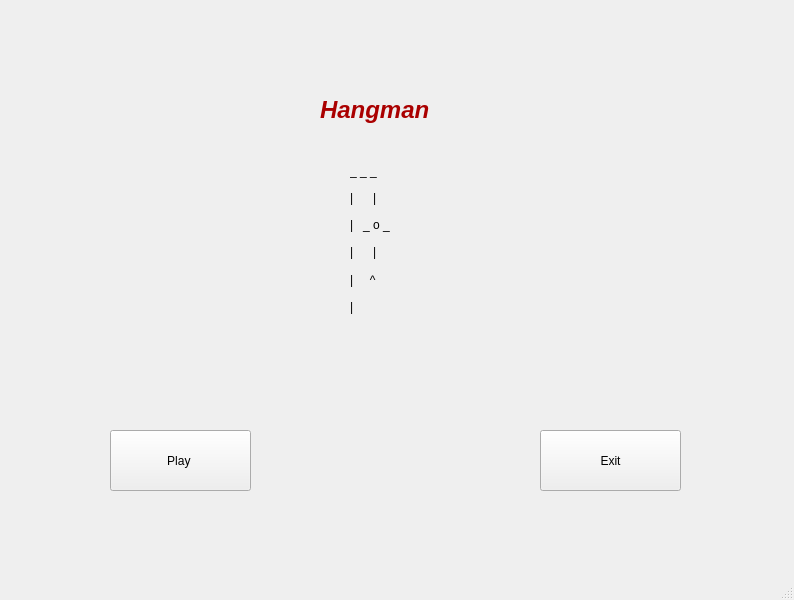
<?xml version="1.0" encoding="UTF-8"?>
<ui version="4.0">
 <class>MainWindow</class>
 <widget class="QMainWindow" name="MainWindow">
  <property name="geometry">
   <rect>
    <x>0</x>
    <y>0</y>
    <width>794</width>
    <height>600</height>
   </rect>
  </property>
  <property name="windowTitle">
   <string>Hangman</string>
  </property>
  <property name="windowIcon">
   <iconset>
    <selectedon>:/img/game_icon.jpg</selectedon>
   </iconset>
  </property>
  <property name="autoFillBackground">
   <bool>false</bool>
  </property>
  <widget class="QWidget" name="centralwidget">
   <widget class="QPushButton" name="playButton">
    <property name="geometry">
     <rect>
      <x>110</x>
      <y>430</y>
      <width>141</width>
      <height>61</height>
     </rect>
    </property>
    <property name="text">
     <string>Play </string>
    </property>
    <property name="checkable">
     <bool>false</bool>
    </property>
   </widget>
   <widget class="QPushButton" name="exitButton">
    <property name="geometry">
     <rect>
      <x>540</x>
      <y>430</y>
      <width>141</width>
      <height>61</height>
     </rect>
    </property>
    <property name="text">
     <string>Exit</string>
    </property>
    <property name="checkable">
     <bool>false</bool>
    </property>
   </widget>
   <widget class="QLabel" name="label">
    <property name="geometry">
     <rect>
      <x>320</x>
      <y>70</y>
      <width>141</width>
      <height>81</height>
     </rect>
    </property>
    <property name="text">
     <string>&lt;html&gt;&lt;head/&gt;&lt;body&gt;&lt;h1 style=&quot; margin-top:18px; margin-bottom:12px; margin-left:0px; margin-right:0px; -qt-block-indent:0; text-indent:0px;&quot;&gt;&lt;span style=&quot; font-size:xx-large; font-weight:700; font-style:italic; color:#aa0000;&quot;&gt;Hangman&lt;/span&gt;&lt;/h1&gt;&lt;/body&gt;&lt;/html&gt;</string>
    </property>
   </widget>
   <widget class="QWidget" name="">
    <property name="geometry">
     <rect>
      <x>350</x>
      <y>160</y>
      <width>65</width>
      <height>157</height>
     </rect>
    </property>
    <layout class="QVBoxLayout" name="verticalLayout">
     <item>
      <widget class="QLabel" name="label_2">
       <property name="text">
        <string>_ _ _</string>
       </property>
      </widget>
     </item>
     <item>
      <widget class="QLabel" name="label_3">
       <property name="text">
        <string>|      | </string>
       </property>
      </widget>
     </item>
     <item>
      <widget class="QLabel" name="label_4">
       <property name="text">
        <string>|   _ o _</string>
       </property>
      </widget>
     </item>
     <item>
      <widget class="QLabel" name="label_5">
       <property name="text">
        <string>|      |</string>
       </property>
      </widget>
     </item>
     <item>
      <widget class="QLabel" name="label_6">
       <property name="text">
        <string>|     ^</string>
       </property>
      </widget>
     </item>
     <item>
      <widget class="QLabel" name="label_7">
       <property name="text">
        <string>|</string>
       </property>
      </widget>
     </item>
    </layout>
   </widget>
  </widget>
  <widget class="QMenuBar" name="menubar">
   <property name="geometry">
    <rect>
     <x>0</x>
     <y>0</y>
     <width>794</width>
     <height>25</height>
    </rect>
   </property>
  </widget>
  <widget class="QStatusBar" name="statusbar"/>
 </widget>
 <resources/>
 <connections/>
</ui>
